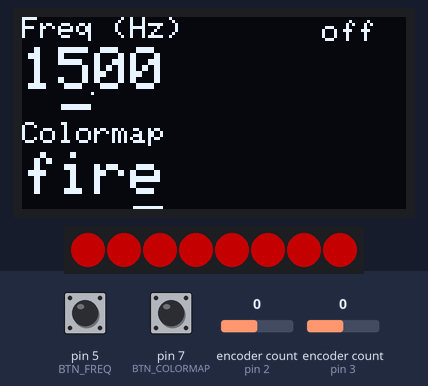
Simulated run of this sketch. Board: Arduino Nano, built with avr-gcc and run on an emulated ATmega328P. On the bench: 128×64 one-colour display, 8 RGB LEDs in strip order, left to right. The test bench sets the inputs (shaded band); at power-on: encoder count (sensors on pin 3, pin 2) 0, pin 7 (BTN_COLORMAP) HIGH, pin 5 (BTN_FREQ) HIGH. Dim RGB values are drawn brighter than linear; EEPROM starts erased.

Above: at 1.7 s.
1.8 s: encoder count (sensor on pin 3) set to 1
At 1.98 s:
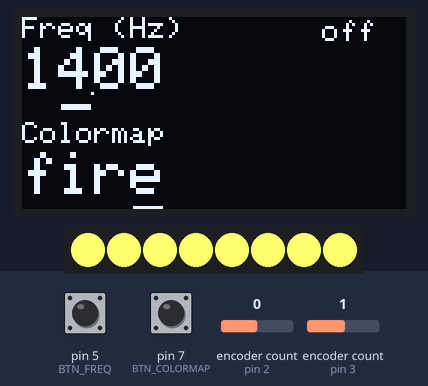
4.2 s: pin 7 (BTN_COLORMAP) pulled LOW for 0.15 s
At 4.42 s:
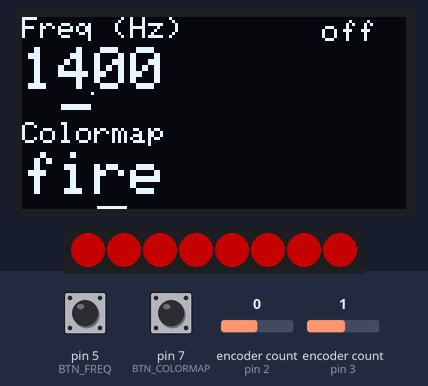
4.9 s: pin 5 (BTN_FREQ) pulled LOW for 0.15 s
At 5.32 s:
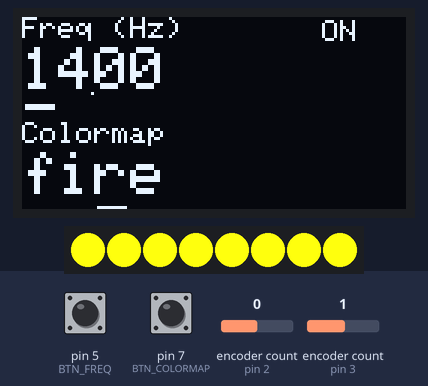
5.6 s: pin 7 (BTN_COLORMAP) pulled LOW for 0.15 s
At 5.93 s:
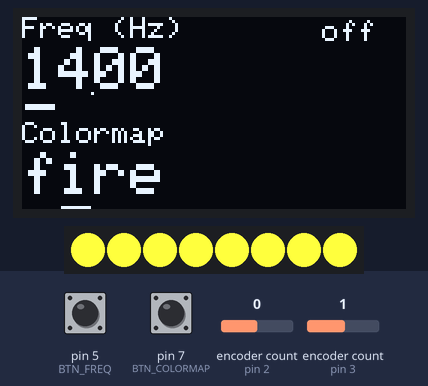
6.3 s: pin 5 (BTN_FREQ) pulled LOW for 1 s
At 7.43 s:
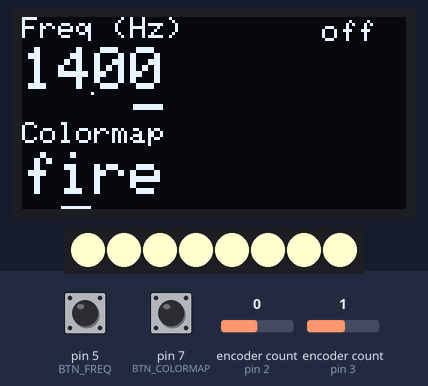
7.9 s: pin 7 (BTN_COLORMAP) pulled LOW for 0.15 s
At 8.33 s:
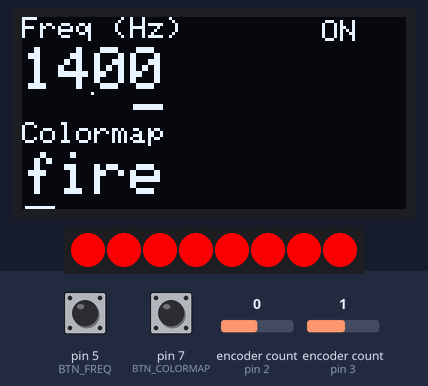
Timing chart, 0 to 9.6 s (numbered marks = the images above; inputs shaded):
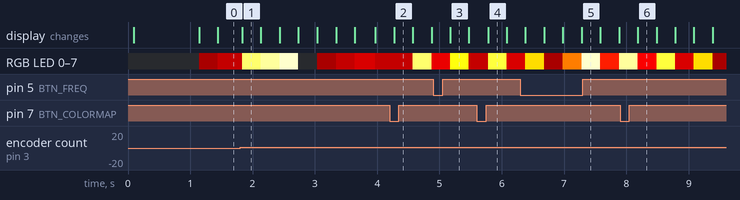

Measured:
- after the input at 1.8 s, the display: changes at once (image 1)
- after the input at 4.9 s, the display: changes after 0.27 s (image 3)
- after the input at 5.6 s, the display: changes after 0.18 s (image 4)
- after the input at 6.3 s, the display: first changes after 0.08 s (image 5 shows a later state)
- after the input at 7.9 s, the display: changes after 0.28 s (image 6)

The sketch:

ColorStrobe.ino
```cpp
#include <Arduino.h>
#include <Wire.h>
#include <EEPROM.h>
#include <avr/sleep.h>
#include <avr/power.h>
//external libs
#include <PololuLedStrip.h>
#include <Encoder.h>
#include <Adafruit_GFX.h>
#include <Adafruit_SSD1306.h>

//internal
#include "EncoderControl.h"

Adafruit_SSD1306 display(128, 64, &Wire, -1);  //A4->SDA and A5->SCL

// ---------- Encoders: better if first pin has interrups (D2,D3 in Nano
Encoder encFreq(3, 4);
#define BTN_FREQ 5
Encoder encColormap(2, 6);
#define BTN_COLORMAP 7

#define PIN_LED_STRIP 9
#define N_COLORMAPS 5
#define COLORS_PER_MAP 16
const char* COLORMAP_NAMES[N_COLORMAPS] = { "fire", "gray", "checkboard", "hsv", "zebra" };
rgb_color COLORMAPS[N_COLORMAPS][COLORS_PER_MAP];
volatile uint8_t currentColor = 0;
#define STROBE_N_LEDS 8
rgb_color dataForLedStrip[STROBE_N_LEDS];

EncoderControl freqCtrl(encFreq, BTN_FREQ, 1, 9999, 1500);                      // start at 15 Hz it is divided by 100
EncoderControl colormapCtrl(encColormap, BTN_COLORMAP, 0, N_COLORMAPS - 1, 0);  // start at gradient 0
bool switchedOn = false;

PololuLedStrip<PIN_LED_STRIP> ledStrip;

// ---------- EEPROM values: save/load with persistance
typedef struct {
  int32_t _signature;
  int16_t value1;
  int16_t value2;
  bool switchedOn;
} ConfigData;
ConfigData config;
void saveConfig() {
  config.value1 = freqCtrl.getValue();
  config.value2 = colormapCtrl.getValue();
  config.switchedOn = switchedOn;
  EEPROM.put(0, config);
}
void loadConfig() {
  EEPROM.get(0, config);
  if (config._signature != 0xBEEF) {  //first time loading the Config, use default values
    config._signature = 0xBEEF;
    config.value1 = 1500;
    config.value2 = 10;
    config.switchedOn = false;
    saveConfig();
  }
  freqCtrl.setValue(config.value1);
  colormapCtrl.setValue(config.value2);
  switchedOn = config.switchedOn;
}


// ---------- Function prototypes ----------
void drawDisplay();
void uintToString(uint16_t val, char* str);
void fillInColorMaps();
void setTimer1InterruptAt(float frequency);

void setup() {
  // turn off everything we can
  power_adc_disable();
  ADCSRA = 0;
  power_spi_disable();
  //power_timer0_disable();
  TIMSK0 &= ~_BV(TOIE0); //so we just disable its interrupt to avoid jitter

  fillInColorMaps();
  pinMode(BTN_FREQ, INPUT_PULLUP);
  pinMode(BTN_COLORMAP, INPUT_PULLUP);

  loadConfig();
  freqCtrl.setDigit(2);
  colormapCtrl.setDigit(0);

  display.begin(SSD1306_SWITCHCAPVCC, 0x3C);
  display.setTextColor(SSD1306_WHITE);
  drawDisplay();

  //Serial.begin(115200);

  noInterrupts();  //setup timer1
  TCCR1A = TCCR1B = 0;
  TCCR1B |= (1 << WGM12);   // Set CTC mode (Clear Timer on Compare Match)
  TCCR1B |= (1 << CS12);    // Set prescaler to 256
  setTimer1InterruptAt(freqCtrl.getValue() / 100 *  COLORS_PER_MAP);
  interrupts();


}

void loop() {
  bool needsUpdate = false;
  uint16_t ticksPressed = 0;

  freqCtrl.handleRotation(needsUpdate);
  freqCtrl.handleButton(needsUpdate, ticksPressed);
  if (ticksPressed > 30) {  //30 is around 1s -> save current parameters to EPROM
    //Serial.println( ticksPressed );
    saveConfig();
  }

  colormapCtrl.handleRotation(needsUpdate);
  colormapCtrl.handleButton(needsUpdate, ticksPressed);
  if (ticksPressed > 30) {  //switch on/off
    switchedOn = switchedOn ? false : true;
    needsUpdate = true;
  }

  if (needsUpdate) {
    drawDisplay();
    if (switchedOn) {
        setTimer1InterruptAt(freqCtrl.getValue() / 100.0f *  COLORS_PER_MAP);
    }
  }

  delay(20);
}

#define TIMER1_OCR_FOR_FREQ(f) ( (16000000UL / (2UL * 256UL * (f))) - 1 )
void setTimer1InterruptAt(float freq){
  if (freq <= 0 || freq >= 9999)
    return;
  noInterrupts();
  OCR1A = (uint16_t) TIMER1_OCR_FOR_FREQ(freq);
  TIMSK1 |= (1 << OCIE1A);  // Enable Timer Compare Interrupt
  interrupts();
}

ISR(TIMER1_COMPA_vect) {  //show the next color on the strobe
  ledStrip.write(dataForLedStrip, STROBE_N_LEDS);

  int16_t colorMapIndex = colormapCtrl.getValue();

  rgb_color col = COLORMAPS[colorMapIndex][currentColor];
  for (int i = 0; i < STROBE_N_LEDS; i++) {
    dataForLedStrip[i] = col;
  }
  currentColor = (currentColor + 1) % COLORS_PER_MAP;

}


void drawDisplay() {
  char str[] = "0000";
  display.clearDisplay();
  //display.setRotation(2);

  display.setCursor(0, 0);
  display.setTextSize(1);
  display.print("Freq (Hz)");
  display.setCursor(0, 10);
  display.setTextSize(2);
  uintToString(freqCtrl.getValue(), str);
  display.print(str);
  display.drawPixel(23, 25, SSD1306_WHITE);
  display.fillRect(1 + (3 - freqCtrl.getDigit()) * 12, 29, 10, 2, SSD1306_WHITE);  // Highlight frequency digit

  display.setCursor(0, 35);
  display.setTextSize(1);
  display.print("Colormap");
  display.setCursor(0, 45);
  display.setTextSize(2);
  uint8_t val = colormapCtrl.getValue();
  display.print(COLORMAP_NAMES[val]);
  display.fillRect(1 + (3 - colormapCtrl.getDigit()) * 12, 63, 10, 2, SSD1306_WHITE);  //duty digit

  display.setCursor(100, 1);
  display.setTextSize(1);
  if (switchedOn) {
    display.print("ON");
  } else {
    display.print("off");
  }

  display.display();
}

void uintToString(uint16_t val, char* str) {
  int len = 0;
  for (; str[len] != '\0'; len++)
    str[len] = '0';

  for (int i = len - 1; val > 0 && i >= 0; i--) {
    str[i] = (val % 10) + '0';
    val /= 10;
  }
}

rgb_color hsvToRgb(uint16_t h, uint8_t s, uint8_t v);
void fillInColorMaps() {
  //fire
  for (int i = 0; i < COLORS_PER_MAP; i++) {
    uint8_t val = i * 255 / COLORS_PER_MAP;
    int val3 = val*3;
    COLORMAPS[0][i] = rgb_color( constrain(val3,0,255) , constrain(val3 - 256,0,255)  , constrain(val3 - 256 -256,0,255) );
  }

  //gray
  for (int i = 0; i < COLORS_PER_MAP; i++) {
    uint8_t val = i * 255 / COLORS_PER_MAP;
    COLORMAPS[1][i] = rgb_color(val, val, val);
  }

  //checker increasing grid 010011000011110000000011111111...
  for (int index = 0, block = 1; index < COLORS_PER_MAP; block <<= 1) {
    for (int count = 0; count < block && index < COLORS_PER_MAP; count++)
      COLORMAPS[2][index++] = rgb_color(0,0,0);
    for (int count = 0; count < block && index < COLORS_PER_MAP; count++)
      COLORMAPS[2][index++] = rgb_color(255,255,255);
  }


  //hsv
  for (int i = 0; i < COLORS_PER_MAP; i++) {
    uint8_t val = i * 360 / COLORS_PER_MAP;
    COLORMAPS[3][i] = hsvToRgb(val,255,255);
  }

  //zebra
  for (int i = 0; i < COLORS_PER_MAP; i++) {
    COLORMAPS[4][i] = i % 2 == 0 ? rgb_color(0,0,0) : rgb_color(255,255,255);
  }
}

// Converts a color from HSV to RGB.
// h is hue, as a number between 0 and 360.
// s is the saturation, as a number between 0 and 255.
// v is the value, as a number between 0 and 255.
rgb_color hsvToRgb(uint16_t h, uint8_t s, uint8_t v)
{
    uint8_t f = (h % 60) * 255 / 60;
    uint8_t p = (255 - s) * (uint16_t)v / 255;
    uint8_t q = (255 - f * (uint16_t)s / 255) * (uint16_t)v / 255;
    uint8_t t = (255 - (255 - f) * (uint16_t)s / 255) * (uint16_t)v / 255;
    uint8_t r = 0, g = 0, b = 0;
    switch((h / 60) % 6){
        case 0: r = v; g = t; b = p; break;
        case 1: r = q; g = v; b = p; break;
        case 2: r = p; g = v; b = t; break;
        case 3: r = p; g = q; b = v; break;
        case 4: r = t; g = p; b = v; break;
        case 5: r = v; g = p; b = q; break;
    }
    return rgb_color(r, g, b);
}
```

EncoderControl.h
```cpp
class EncoderControl {
public:
  EncoderControl(Encoder& encoder, uint8_t buttonPin, int16_t minVal, int16_t maxVal, int16_t initialValue)
    : enc(encoder), btnPin(buttonPin), minVal(minVal), maxVal(maxVal), lastPos(0), lastBtnState(HIGH),
      value(constrain(initialValue, minVal, maxVal)), digit(0) {}

  int16_t getValue() const { return value; }
  void setValue(int16_t val) {value = constrain(val, minVal, maxVal); }
  uint8_t getDigit() const { return digit; }
  void setDigit(uint8_t d) {digit = constrain(d, 0, 3); }

  bool handleRotation(bool& needsUpdate) {
    long newPos = enc.read() / 4; // Adjust sensitivity
    if (newPos != lastPos) {
      long delta = newPos - lastPos;
      int16_t step = 1;
      if (digit == 1) step = 10;
      else if (digit == 2) step = 100;
      else if (digit == 3) step = 1000;
      value -= delta * step;
      value = constrain(value, minVal, maxVal);
      lastPos = newPos;
      needsUpdate = true;
    }
  }

  void handleButton(bool& needsUpdate, uint16_t& tPressed) {
    tPressed = 0;
    uint8_t btnState = digitalRead(btnPin);
    if (btnState == LOW){ //pressed
      if (lastBtnState == HIGH){
        digit = (digit + 1) % 4;
        needsUpdate = true;
      }
      ticksPressed += 1;
    }else{ //not pressed
      tPressed = ticksPressed;
      ticksPressed = 0;
    }
    lastBtnState = btnState;
  }

private:
  Encoder& enc;
  long lastPos;

  const uint8_t btnPin;
  uint8_t lastBtnState;
  uint8_t digit;
  uint16_t ticksPressed;

  int16_t value;
  const int16_t minVal, maxVal;
};
```
